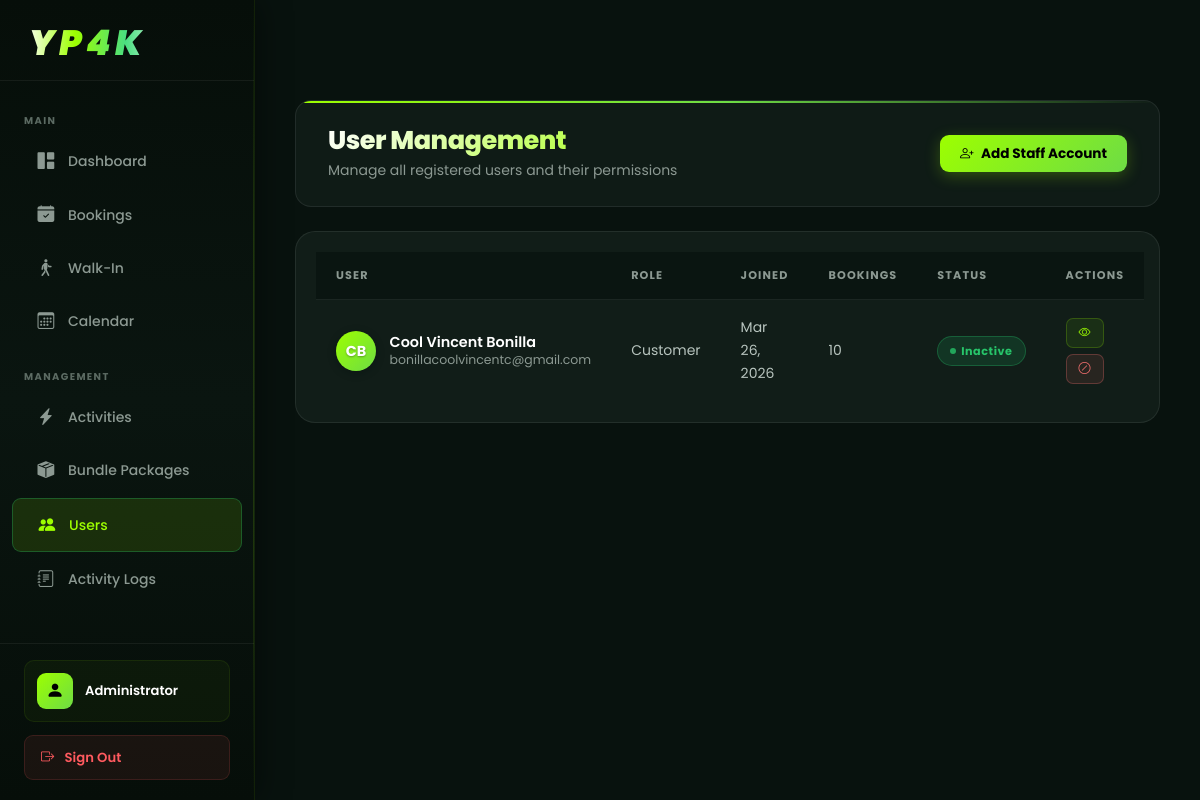
Page /Admin_Dashboard/users.php (signed in) on the earlier database version.
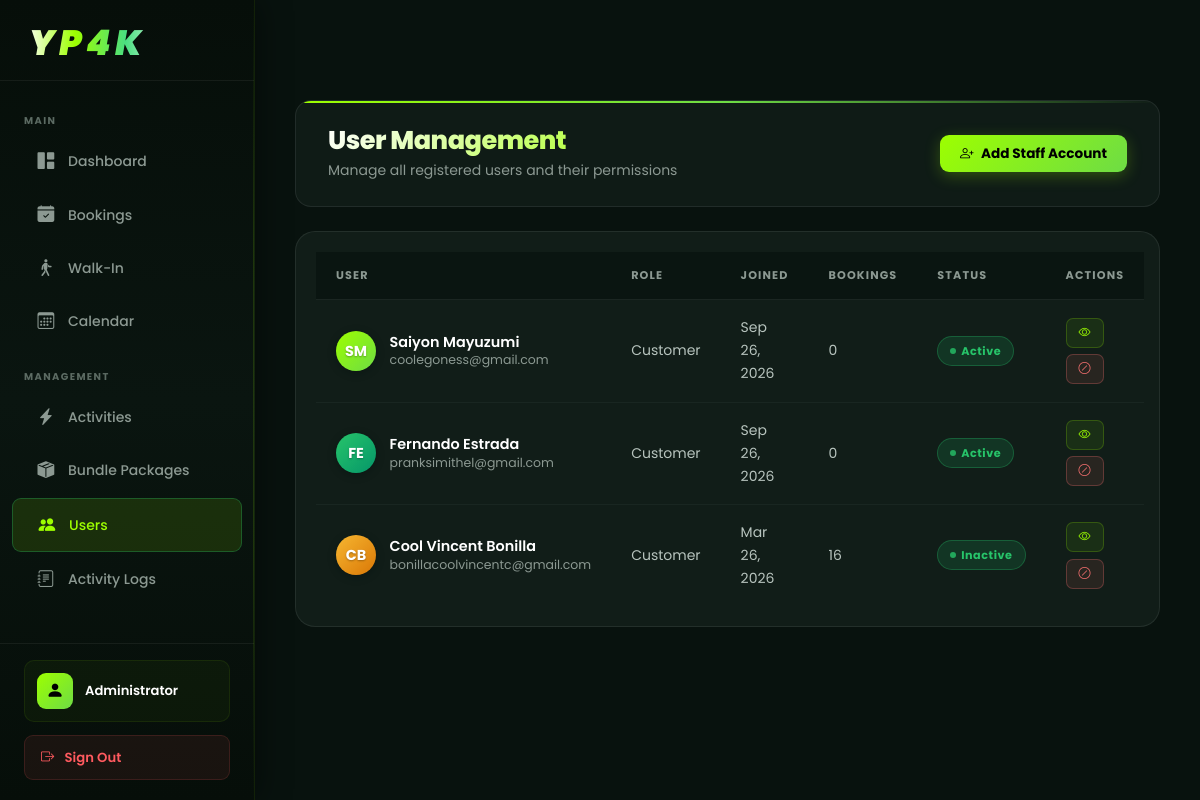
Same page on the later database version.
### tables this page shows
CREATE TABLE `users` (
  `id` int(11) NOT NULL,
  `first_name` varchar(100) NOT NULL,
  `middle_name` varchar(100) DEFAULT NULL,
  `last_name` varchar(100) NOT NULL,
  `suffix` varchar(50) DEFAULT NULL,
  `email` varchar(255) NOT NULL,
  `phone_number` varchar(20) NOT NULL,
  `region` varchar(100) NOT NULL,
  `province` varchar(100) NOT NULL,
  `city_municipality` varchar(100) NOT NULL,
  `barangay` varchar(100) NOT NULL,
  `password` varchar(255) NOT NULL,
  `is_verified` tinyint(1) DEFAULT 0,
  `verification_token` varchar(255) DEFAULT NULL,
  `reset_token` varchar(255) DEFAULT NULL,
  `reset_token_expiry` timestamp NULL DEFAULT NULL,
  `remember_token` varchar(255) DEFAULT NULL,
  `token_expiry` timestamp NULL DEFAULT NULL,
  `created_at` timestamp NOT NULL DEFAULT current_timestamp(),
  `updated_at` timestamp NOT NULL DEFAULT current_timestamp() ON UPDATE current_timestamp(),
  `address` varchar(255) DEFAULT NULL,
  `birthdate` date DEFAULT NULL,
  `avatar` varchar(255) DEFAULT NULL
);

### Admin_Dashboard/users.php (the view, shortened to what the changed rows need)
<?php
global $conn;
$query = "
    SELECT
        u.*,
        COUNT(b.id) as booking_count,
        CASE WHEN be.id IS NOT NULL THEN 1 ELSE 0 END as is_blocked
    FROM users u
    LEFT JOIN bookings b ON u.id = b.user_id
    LEFT JOIN blocked_emails be ON be.email = LOWER(u.email)
    GROUP BY u.id
    ORDER BY u.created_at DESC
";
$stmt = $conn->prepare($query);
$stmt->execute();
$result = $stmt->get_result();
$users = [];
while ($row = $result->fetch_assoc()) {
    unset($row['password']);
    unset($row['reset_token']);
    $users[] = $row;
}
?>
<!DOCTYPE html>
<html lang="en">
<head>
    <link href="../assets/css/bootstrap.min.css" rel="stylesheet">
    <link rel="stylesheet" href="../css/resort-theme.css">
    <link rel="stylesheet" href="../css/dashboard-resort.css">
    <link rel="stylesheet" href="https://cdn.jsdelivr.net/npm/bootstrap-icons@1.11.0/font/bootstrap-icons.css">
    <link rel="stylesheet" href="components/sidebar.css">
    <link rel="stylesheet" href="components/navbar.css">
    <link rel="stylesheet" href="../css/admin-theme.css">
</head>
<body>
    <div id="mainContent" class="main-content">
        <div class="page-header">
            <div>
                <h1 class="page-title">User Management</h1>
            </div>
        </div>
        <div class="users-container">
            <table class="table-modern">
                <thead>
                    <tr>
                        <th>User</th>
                        <th>Role</th>
                        <th>Joined</th>
                        <th>Bookings</th>
                        <th>Status</th>
                        <th>Actions</th>
                    </tr>
                </thead>
                <tbody>
                    <?php if (count($users) > 0): ?>
                        <?php foreach ($users as $index => $user): ?>
                            <?php
                                $fullName = trim($user['first_name'] . ' ' . $user['middle_name'] . ' ' . $user['last_name']);
                                $initials = strtoupper(substr($user['first_name'], 0, 1) . substr($user['last_name'], 0, 1));
                                $isBlocked = !empty($user['is_blocked']);
                                if ($isBlocked) {
                                    $statusClass = 'status-blocked';
                                    $statusText = 'Blocked';
                                } else {
                                    $statusClass = $user['is_verified'] ? 'status-active' : 'status-inactive';
                                    $statusText = $user['is_verified'] ? 'Active' : 'Inactive';
                                }
                                $joinedDate = date('M j, Y', strtotime($user['created_at']));
                                $gradients = [
                                    'linear-gradient(135deg, var(--accent-primary), var(--accent-secondary))',
                                    'linear-gradient(135deg, var(--accent-success), #059669)',
                                    'linear-gradient(135deg, var(--accent-warning), #d97706)',
                                    'linear-gradient(135deg, var(--accent-danger), #dc2626)',
                                    'linear-gradient(135deg, var(--accent-secondary), #6366f1)'
                                ];
                                $avatarGradient = $gradients[$index % count($gradients)];
                            ?>
                            <tr>
                                <td>
                                    <div class="user-info">
                                        <div class="user-avatar" style="background: <?php echo $avatarGradient; ?>;">
                                            <?php echo $initials; ?>
                                        </div>
                                        <div class="user-details">
                                            <div class="user-name"><?php echo htmlspecialchars($fullName); ?></div>
                                            <div class="user-email"><?php echo htmlspecialchars($user['email']); ?></div>
                                        </div>
                                    </div>
                                </td>
                                <td>Customer</td>
                                <td><?php echo $joinedDate; ?></td>
                                <td><?php echo $user['booking_count']; ?></td>
                                <td><span class="status-badge <?php echo $statusClass; ?>"><?php echo $statusText; ?></span></td>
                                <td>
                                    <div class="action-buttons">
                                        <button class="btn-action btn-view" onclick="viewUser(<?php echo $user['id']; ?>)" title="View user">
                                            <i class="bi bi-eye"></i>
                                        </button>
                                        <?php if ($isBlocked): ?>
                                        <button class="btn-action btn-unblock" title="Unblock email" onclick="toggleUserBlock(<?php echo (int) $user['id']; ?>, 'unblock', '<?php echo htmlspecialchars($user['email'], ENT_QUOTES); ?>')">
                                            <i class="bi bi-unlock"></i>
                                        </button>
                                        <?php else: ?>
                                        <button class="btn-action btn-block" title="Block email" onclick="toggleUserBlock(<?php echo (int) $user['id']; ?>, 'block', '<?php echo htmlspecialchars($user['email'], ENT_QUOTES); ?>')">
                                            <i class="bi bi-slash-circle"></i>
                                        </button>
                                        <?php endif; ?>
                                    </div>
                                </td>
                            </tr>
                        <?php endforeach; ?>
                    <?php endif; ?>
                </tbody>
            </table>
        </div>
    </div>
</body>
</html>

Differences in the rows shown:
added users: initials "SM", fullName "Saiyon Mayuzumi", email "coolegoness@gmail.com", created_at "Sep 26, 2026", booking_count "0", is_verified "Active"
added users: initials "FE", fullName "Fernando Estrada", email "pranksimithel@gmail.com", created_at "Sep 26, 2026", booking_count "0", is_verified "Active"
changed users "CB": booking_count "10" → "16"
